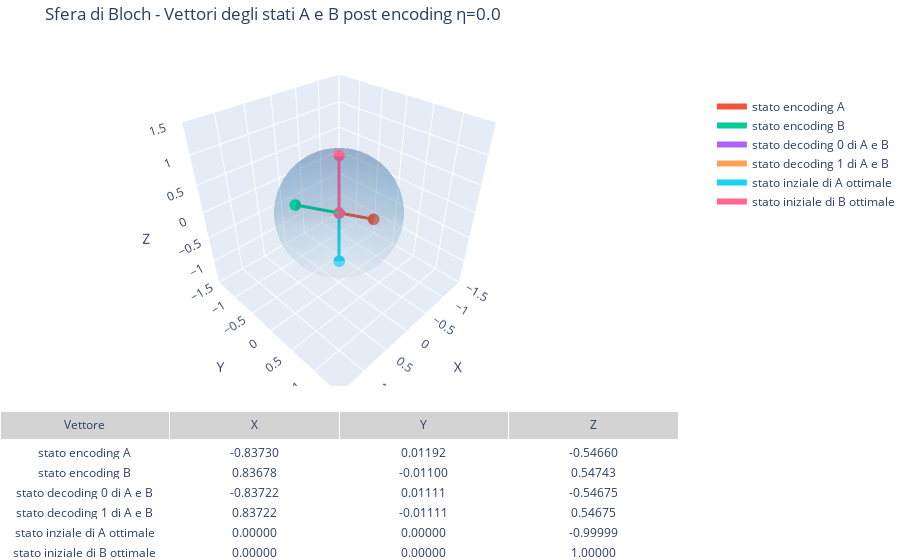
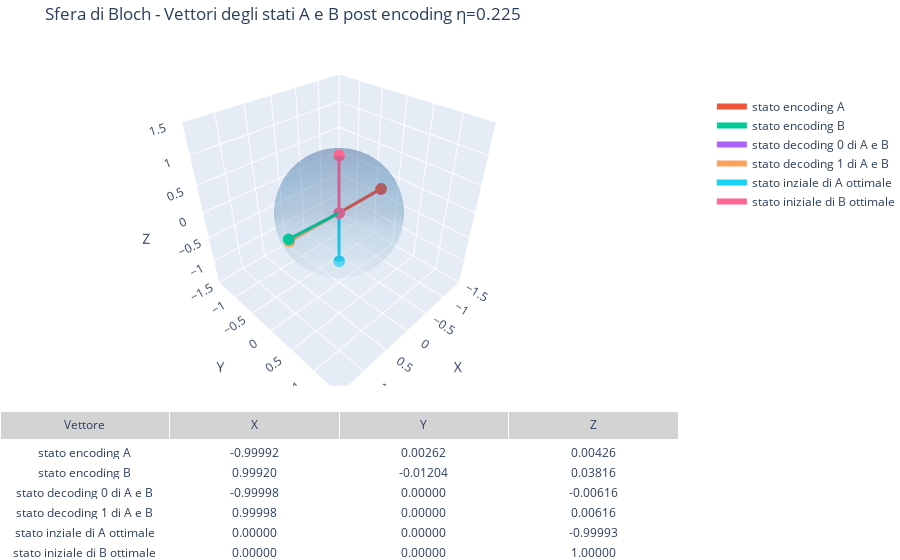
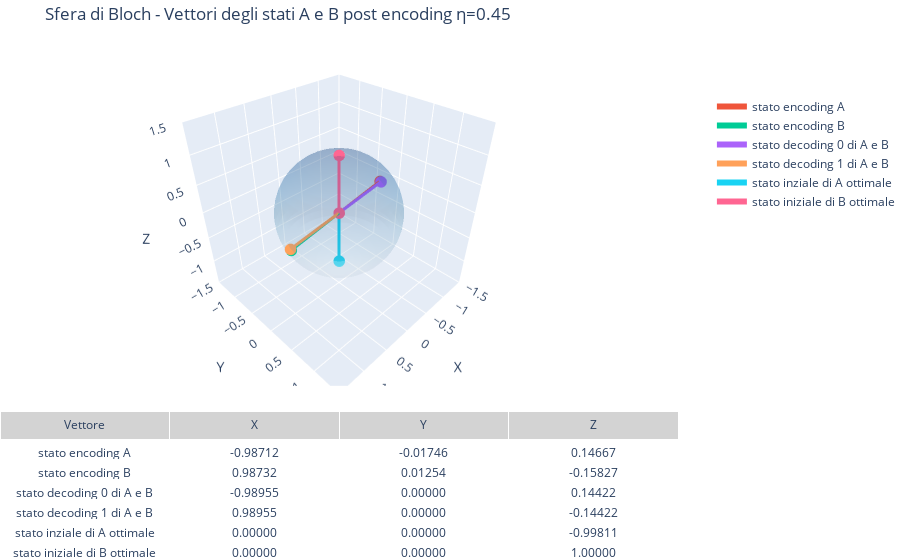
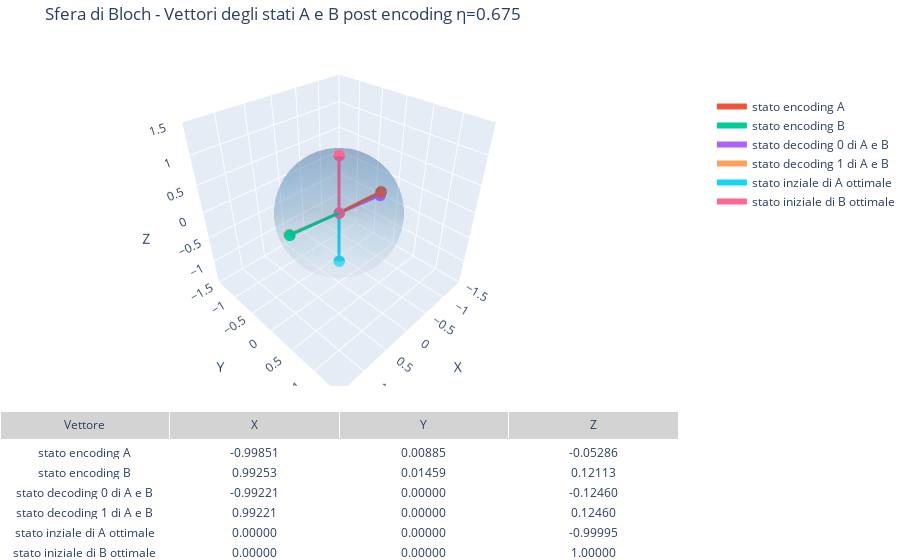

Write notebook code for charts like these, in order.
### Markdown cell above
### Plot su sfera di Bloch

### Code cell
for elem in all_simulation:
    result, cost_history, n = elem
    qc_visualize = QuantumCircuit(3)
    qc_visualize.ry(thetas[0], 2)
    qc_visualize.cx(2,0)
    qc_visualize1 = QuantumCircuit(3)
    qc_visualize1.ry(thetas[0], 2)
    qc_visualize1.cx(2,0)
    bound_in_a = qc_visualize.assign_parameters({thetas[0]: (result.x[0])})
    bound_in_b = qc_visualize1.assign_parameters({thetas[0]: (result.x[4])})
    state_in_a = partial_trace(DensityMatrix.from_label("000").evolve(bound_in_a),[1,2])
    state_in_b = partial_trace(DensityMatrix.from_label("000").evolve(bound_in_b),[1,2])
    # display(state_in_a.draw("latex"))
    # display(state_in_b.draw("latex"))
    qc_visualize.rx(thetas[1], 0)
    qc_visualize.ry(thetas[2], 0)
    qc_visualize.rz(thetas[3], 0)
    
    qc_visualize1.ry(thetas[1], 0)
    qc_visualize1.rz(thetas[2], 0)
    
    #qc_visualize.append(amplitude_damping_gate_qi(n),[0,1])
    # qc_visualize1.append(amplitude_damping_gate_qi(-n),[0,1])

    bound_a = qc_visualize.assign_parameters({thetas[0]: result.x[0],
                                              thetas[1]:result.x[1],
                                               thetas[2]:result.x[2],thetas[3]:result.x[3]})
    bound_b = qc_visualize.assign_parameters({thetas[0]: result.x[4],
                                               thetas[1]:result.x[5],
                                               thetas[2]:result.x[6], thetas[3]:result.x[7]})

    bound_c = qc_visualize1.assign_parameters({thetas[0]: noise_to_theta(0), thetas[1]:-result.x[9],thetas[2]:-result.x[8]})
    bound_d = qc_visualize1.assign_parameters({thetas[0]: noise_to_theta(1), thetas[1]:-result.x[9],thetas[2]:-result.x[8]})


    state_a = partial_trace(DensityMatrix.from_label("000").evolve(bound_a),[1,2])
    state_b = partial_trace(DensityMatrix.from_label("000").evolve(bound_b),[1,2])
    state_c = partial_trace(DensityMatrix.from_label("000").evolve(bound_c),[1,2])
    state_d = partial_trace(DensityMatrix.from_label("000").evolve(bound_d),[1,2])


    # display(state_a.draw("text"))
    # display(state_c.draw("text"))
    # display(state_d.draw("text"))

    from qiskit.visualization.bloch import Bloch
    import numpy as np

    from qiskit.visualization import *
    import plotly.graph_objects as go
    from plotly.subplots import make_subplots

    # Ottieni il Bloch vector (x, y, z)
    bloch_vect_enc_in_a = [state_in_a._expectation_value_pauli(Pauli(p)) for p in ['X', 'Y', 'Z']]
    bloch_vect_enc_in_b = [state_in_b._expectation_value_pauli(Pauli(p)) for p in ['X', 'Y', 'Z']]

    bloch_vect_enc_a = [state_a._expectation_value_pauli(Pauli(p)) for p in ['X', 'Y', 'Z']]
    bloch_vect_enc_b = [state_b._expectation_value_pauli(Pauli(p)) for p in ['X', 'Y', 'Z']]
    bloch_vect_enc_c = [state_c._expectation_value_pauli(Pauli(p)) for p in ['X', 'Y', 'Z']]
    bloch_vect_enc_d = [state_d._expectation_value_pauli(Pauli(p)) for p in ['X', 'Y', 'Z']]


    b = Bloch(figsize=[5,5],font_size=10)
    b.add_vectors([bloch_vect_enc_a, bloch_vect_enc_b, bloch_vect_enc_c,bloch_vect_enc_d,bloch_vect_enc_in_a,bloch_vect_enc_in_b])  # aggiunge il vettore
    # Aggiungi annotazioni
    x,y,z = bloch_vect_enc_a
    b.add_annotation(bloch_vect_enc_a,f"$ \\rho_A $")
    b.add_annotation([1,-0.2,-0.8],f"$ \\rho_A = ({x:.3f},{y:.3f},{z:.3f}) $")
    x,y,z = bloch_vect_enc_b
    b.add_annotation(bloch_vect_enc_b,f"$ \\rho_B $")
    b.add_annotation([1,1.3,-0.29],f"$ \\rho_B =  ({x:.3f},{y:.3f},{z:.3f}) $")
    x,y,z = bloch_vect_enc_c
    #b.add_annotation(bloch_vect_enc_c,f"$ \\rho_B $")
    b.add_annotation(bloch_vect_enc_c,f"$ \\rho_C =  ({x:.3f},{y:.3f},{z:.3f}) $")
    x,y,z = bloch_vect_enc_d
    #b.add_annotation(bloch_vect_enc_c,f"$ \\rho_B $")
    b.add_annotation(bloch_vect_enc_d,f"$ \\rho_D =  ({x:.3f},{y:.3f},{z:.3f}) $")
    x,y,z = bloch_vect_enc_in_a
    #b.add_annotation(bloch_vect_enc_c,f"$ \\rho_B $")
    b.add_annotation(bloch_vect_enc_in_a,f"$ in_A =  ({x:.3f},{y:.3f},{z:.3f}) $")
    x,y,z = bloch_vect_enc_in_b
    #b.add_annotation(bloch_vect_enc_c,f"$ \\rho_B $")
    b.add_annotation(bloch_vect_enc_in_b,f"$ in_B =  ({x:.3f},{y:.3f},{z:.3f}) $")

    # Titolo personalizzato
    b.render(title = f"rappresentazione degli stati dopo encoding e decoding con η={n}")
    #display(b.fig)
    salva_plot_png(b.fig, f"bloch_qi_damping_{n}",radice,visualizzazione,_create = True, name_create = f"damping_{n}")

    def plot_multiple_bloch_vectors(bloch_vectors, name_vectors = None, title = None, noise = 0 ):
        """
        bloch_vectors: lista di tuple/liste [(x1,y1,z1), (x2,y2,z2), ...]
        """
        if name_vectors == None or len(name_vectors) != len(bloch_vectors) :
            name_vectors = [f"Vettore {i}" for i in range(len(bloch_vectors))]

                

        # Mesh della sfera
        u, v = np.mgrid[0:2*np.pi:50j, 0:np.pi:25j]
        xs = np.cos(u)*np.sin(v)#*np.sqrt(1-noise)
        ys = np.sin(u)*np.sin(v)#*np.sqrt(1-noise)
        zs = np.cos(v)#*(1-noise) + noise

        fig = make_subplots(
            rows=2, cols=1,
            specs=[[{"type": "surface"}], [{"type": "table"}]],
            row_heights=[0.7, 0.3],
            vertical_spacing=0.05,
        )

        # Sfera
        fig.add_trace(go.Surface(
            x=xs, y=ys, z=zs,
            opacity=0.2, showscale=False, colorscale='Blues'
        ), row=1, col=1)

        # Dati per tabella
        labels = []
        x_vals, y_vals, z_vals = [], [], []

        # Aggiungi ogni vettore
        for i, (x, y, z) in enumerate(bloch_vectors):
            fig.add_trace(go.Scatter3d(
                x=[0, x], y=[0, y], z=[0, z],
                mode='lines+markers',
                marker=dict(size=4),
                line=dict(width=6),
                name=name_vectors[i]
            ), row=1, col=1)

            labels.append(name_vectors[i])
            x_vals.append(f"{x:.5f}")
            y_vals.append(f"{y:.5f}")
            z_vals.append(f"{z:.5f}")

        # Tabella
        fig.add_trace(go.Table(
            header=dict(values=["Vettore", "X", "Y", "Z"],
                        fill_color='lightgrey', align='center'),
            cells=dict(values=[labels, x_vals, y_vals, z_vals],
                    fill_color='white', align='center')
        ), row=2, col=1)

        # Layout
        fig.update_layout(
            title=title,
            scene=dict(
                xaxis=dict(range=[-1.5, 1.5], title='X'),
                yaxis=dict(range=[-1.5, 1.5], title='Y'),
                zaxis=dict(range=[-1.5, 1.5], title='Z'),
                aspectmode='cube'
            ),
            legend=dict(x=1.05, y=0.9),
            margin=dict(l=0, r=0, b=0, t=40)
        )
        fig.show()
        salva_plot_plotly(fig, f"bloch_py_damping_{n}",radice,visualizzazione,_create=True,name_create=f"damping_{n}")
    salva_plot_png(qc_visualize.draw("mpl"),"circuito_visualizzazione_encoding",radice,visualizzazione)
    salva_plot_png(qc_visualize1.draw("mpl"),"circuito_visualizzazione_decoding",radice,visualizzazione)
    # Usa la funzione
    display(plot_multiple_bloch_vectors([bloch_vect_enc_a, bloch_vect_enc_b,bloch_vect_enc_c,bloch_vect_enc_d,bloch_vect_enc_in_a,bloch_vect_enc_in_b], ["stato encoding A", "stato encoding B","stato decoding 0 di A e B","stato decoding 1 di A e B","stato inziale di A ottimale","stato iniziale di B ottimale"],f"Sfera di Bloch - Vettori degli stati A e B post encoding η={n}",n))
    # display(plot_interactive_bloch(bloch_vector_b))

### Figure 1 — Plotly figure (JSON) as saved in the notebook; plotly's stock layout.template omitted (floating-point values rounded to 4 significant figures; data arrays with more than 128 entries replaced by an {"elided": "..."} marker saying what was removed)
{"data": [{"colorscale": [[0, "rgb(247,251,255)"], [0.125, "rgb(222,235,247)"], [0.25, "rgb(198,219,239)"], [0.375, "rgb(158,202,225)"], [0.5, "rgb(107,174,214)"], [0.625, "rgb(66,146,198)"], [0.75, "rgb(33,113,181)"], [0.875, "rgb(8,81,156)"], [1, "rgb(8,48,107)"]], "opacity": 0.2, "scene": "scene", "showscale": false, "type": "surface", "x": {"elided": "50x25 float values"}, "y": {"elided": "50x25 float values"}, "z": {"elided": "50x25 float values"}}, {"line": {"width": 6}, "marker": {"size": 4}, "mode": "lines+markers", "name": "stato encoding A", "scene": "scene", "type": "scatter3d", "x": [0, -0.8373], "y": [0, 0.01192], "z": [0, -0.5466]}, {"line": {"width": 6}, "marker": {"size": 4}, "mode": "lines+markers", "name": "stato encoding B", "scene": "scene", "type": "scatter3d", "x": [0, 0.8368], "y": [0, -0.011], "z": [0, 0.5474]}, {"line": {"width": 6}, "marker": {"size": 4}, "mode": "lines+markers", "name": "stato decoding 0 di A e B", "scene": "scene", "type": "scatter3d", "x": [0, -0.8372], "y": [0, 0.01111], "z": [0, -0.5468]}, {"line": {"width": 6}, "marker": {"size": 4}, "mode": "lines+markers", "name": "stato decoding 1 di A e B", "scene": "scene", "type": "scatter3d", "x": [0, 0.8372], "y": [0, -0.01111], "z": [0, 0.5468]}, {"line": {"width": 6}, "marker": {"size": 4}, "mode": "lines+markers", "name": "stato inziale di A ottimale", "scene": "scene", "type": "scatter3d", "x": [0, 0], "y": [0, 0], "z": [0, -1.0]}, {"line": {"width": 6}, "marker": {"size": 4}, "mode": "lines+markers", "name": "stato iniziale di B ottimale", "scene": "scene", "type": "scatter3d", "x": [0, 0], "y": [0, 0], "z": [0, 1]}, {"cells": {"align": "center", "fill": {"color": "white"}, "values": [["stato encoding A", "stato encoding B", "stato decoding 0 di A e B", "stato decoding 1 di A e B", "stato inziale di A ottimale", "stato iniziale di B ottimale"], ["-0.83730", "0.83678", "-0.83722", "0.83722", "0.00000", "0.00000"], ["0.01192", "-0.01100", "0.01111", "-0.01111", "0.00000", "0.00000"], ["-0.54660", "0.54743", "-0.54675", "0.54675", "-0.99999", "1.00000"]]}, "domain": {"x": [0, 1], "y": [0, 0.285]}, "header": {"align": "center", "fill": {"color": "lightgrey"}, "values": ["Vettore", "X", "Y", "Z"]}, "type": "table"}], "layout": {"legend": {"x": 1.05, "y": 0.9}, "margin": {"b": 0, "l": 0, "r": 0, "t": 40}, "scene": {"aspectmode": "cube", "domain": {"x": [0, 1], "y": [0.335, 1.0]}, "xaxis": {"range": [-1.5, 1.5], "title": {"text": "X"}}, "yaxis": {"range": [-1.5, 1.5], "title": {"text": "Y"}}, "zaxis": {"range": [-1.5, 1.5], "title": {"text": "Z"}}}, "title": {"text": "Sfera di Bloch - Vettori degli stati A e B post encoding η=0.0"}}}

### Figure 2 — Plotly figure (JSON) as saved in the notebook; plotly's stock layout.template omitted (floating-point values rounded to 4 significant figures; data arrays with more than 128 entries replaced by an {"elided": "..."} marker saying what was removed)
{"data": [{"colorscale": [[0, "rgb(247,251,255)"], [0.125, "rgb(222,235,247)"], [0.25, "rgb(198,219,239)"], [0.375, "rgb(158,202,225)"], [0.5, "rgb(107,174,214)"], [0.625, "rgb(66,146,198)"], [0.75, "rgb(33,113,181)"], [0.875, "rgb(8,81,156)"], [1, "rgb(8,48,107)"]], "opacity": 0.2, "scene": "scene", "showscale": false, "type": "surface", "x": {"elided": "50x25 float values"}, "y": {"elided": "50x25 float values"}, "z": {"elided": "50x25 float values"}}, {"line": {"width": 6}, "marker": {"size": 4}, "mode": "lines+markers", "name": "stato encoding A", "scene": "scene", "type": "scatter3d", "x": [0, -0.9999], "y": [0, 0.002624], "z": [0, 0.00426]}, {"line": {"width": 6}, "marker": {"size": 4}, "mode": "lines+markers", "name": "stato encoding B", "scene": "scene", "type": "scatter3d", "x": [0, 0.9992], "y": [0, -0.01204], "z": [0, 0.03816]}, {"line": {"width": 6}, "marker": {"size": 4}, "mode": "lines+markers", "name": "stato decoding 0 di A e B", "scene": "scene", "type": "scatter3d", "x": [0, -1.0], "y": [0, 0], "z": [0, -0.006155]}, {"line": {"width": 6}, "marker": {"size": 4}, "mode": "lines+markers", "name": "stato decoding 1 di A e B", "scene": "scene", "type": "scatter3d", "x": [0, 1.0], "y": [0, 0], "z": [0, 0.006155]}, {"line": {"width": 6}, "marker": {"size": 4}, "mode": "lines+markers", "name": "stato inziale di A ottimale", "scene": "scene", "type": "scatter3d", "x": [0, 0], "y": [0, 0], "z": [0, -0.9999]}, {"line": {"width": 6}, "marker": {"size": 4}, "mode": "lines+markers", "name": "stato iniziale di B ottimale", "scene": "scene", "type": "scatter3d", "x": [0, 0], "y": [0, 0], "z": [0, 1]}, {"cells": {"align": "center", "fill": {"color": "white"}, "values": [["stato encoding A", "stato encoding B", "stato decoding 0 di A e B", "stato decoding 1 di A e B", "stato inziale di A ottimale", "stato iniziale di B ottimale"], ["-0.99992", "0.99920", "-0.99998", "0.99998", "0.00000", "0.00000"], ["0.00262", "-0.01204", "0.00000", "0.00000", "0.00000", "0.00000"], ["0.00426", "0.03816", "-0.00616", "0.00616", "-0.99993", "1.00000"]]}, "domain": {"x": [0, 1], "y": [0, 0.285]}, "header": {"align": "center", "fill": {"color": "lightgrey"}, "values": ["Vettore", "X", "Y", "Z"]}, "type": "table"}], "layout": {"legend": {"x": 1.05, "y": 0.9}, "margin": {"b": 0, "l": 0, "r": 0, "t": 40}, "scene": {"aspectmode": "cube", "domain": {"x": [0, 1], "y": [0.335, 1.0]}, "xaxis": {"range": [-1.5, 1.5], "title": {"text": "X"}}, "yaxis": {"range": [-1.5, 1.5], "title": {"text": "Y"}}, "zaxis": {"range": [-1.5, 1.5], "title": {"text": "Z"}}}, "title": {"text": "Sfera di Bloch - Vettori degli stati A e B post encoding η=0.225"}}}

### Figure 3 — Plotly figure (JSON) as saved in the notebook; plotly's stock layout.template omitted (floating-point values rounded to 4 significant figures; data arrays with more than 128 entries replaced by an {"elided": "..."} marker saying what was removed)
{"data": [{"colorscale": [[0, "rgb(247,251,255)"], [0.125, "rgb(222,235,247)"], [0.25, "rgb(198,219,239)"], [0.375, "rgb(158,202,225)"], [0.5, "rgb(107,174,214)"], [0.625, "rgb(66,146,198)"], [0.75, "rgb(33,113,181)"], [0.875, "rgb(8,81,156)"], [1, "rgb(8,48,107)"]], "opacity": 0.2, "scene": "scene", "showscale": false, "type": "surface", "x": {"elided": "50x25 float values"}, "y": {"elided": "50x25 float values"}, "z": {"elided": "50x25 float values"}}, {"line": {"width": 6}, "marker": {"size": 4}, "mode": "lines+markers", "name": "stato encoding A", "scene": "scene", "type": "scatter3d", "x": [0, -0.9871], "y": [0, -0.01746], "z": [0, 0.1467]}, {"line": {"width": 6}, "marker": {"size": 4}, "mode": "lines+markers", "name": "stato encoding B", "scene": "scene", "type": "scatter3d", "x": [0, 0.9873], "y": [0, 0.01254], "z": [0, -0.1583]}, {"line": {"width": 6}, "marker": {"size": 4}, "mode": "lines+markers", "name": "stato decoding 0 di A e B", "scene": "scene", "type": "scatter3d", "x": [0, -0.9895], "y": [0, 0], "z": [0, 0.1442]}, {"line": {"width": 6}, "marker": {"size": 4}, "mode": "lines+markers", "name": "stato decoding 1 di A e B", "scene": "scene", "type": "scatter3d", "x": [0, 0.9895], "y": [0, 0], "z": [0, -0.1442]}, {"line": {"width": 6}, "marker": {"size": 4}, "mode": "lines+markers", "name": "stato inziale di A ottimale", "scene": "scene", "type": "scatter3d", "x": [0, 0], "y": [0, 0], "z": [0, -0.9981]}, {"line": {"width": 6}, "marker": {"size": 4}, "mode": "lines+markers", "name": "stato iniziale di B ottimale", "scene": "scene", "type": "scatter3d", "x": [0, 0], "y": [0, 0], "z": [0, 1]}, {"cells": {"align": "center", "fill": {"color": "white"}, "values": [["stato encoding A", "stato encoding B", "stato decoding 0 di A e B", "stato decoding 1 di A e B", "stato inziale di A ottimale", "stato iniziale di B ottimale"], ["-0.98712", "0.98732", "-0.98955", "0.98955", "0.00000", "0.00000"], ["-0.01746", "0.01254", "0.00000", "0.00000", "0.00000", "0.00000"], ["0.14667", "-0.15827", "0.14422", "-0.14422", "-0.99811", "1.00000"]]}, "domain": {"x": [0, 1], "y": [0, 0.285]}, "header": {"align": "center", "fill": {"color": "lightgrey"}, "values": ["Vettore", "X", "Y", "Z"]}, "type": "table"}], "layout": {"legend": {"x": 1.05, "y": 0.9}, "margin": {"b": 0, "l": 0, "r": 0, "t": 40}, "scene": {"aspectmode": "cube", "domain": {"x": [0, 1], "y": [0.335, 1.0]}, "xaxis": {"range": [-1.5, 1.5], "title": {"text": "X"}}, "yaxis": {"range": [-1.5, 1.5], "title": {"text": "Y"}}, "zaxis": {"range": [-1.5, 1.5], "title": {"text": "Z"}}}, "title": {"text": "Sfera di Bloch - Vettori degli stati A e B post encoding η=0.45"}}}

### Figure 4 — Plotly figure (JSON) as saved in the notebook; plotly's stock layout.template omitted (floating-point values rounded to 4 significant figures; data arrays with more than 128 entries replaced by an {"elided": "..."} marker saying what was removed)
{"data": [{"colorscale": [[0, "rgb(247,251,255)"], [0.125, "rgb(222,235,247)"], [0.25, "rgb(198,219,239)"], [0.375, "rgb(158,202,225)"], [0.5, "rgb(107,174,214)"], [0.625, "rgb(66,146,198)"], [0.75, "rgb(33,113,181)"], [0.875, "rgb(8,81,156)"], [1, "rgb(8,48,107)"]], "opacity": 0.2, "scene": "scene", "showscale": false, "type": "surface", "x": {"elided": "50x25 float values"}, "y": {"elided": "50x25 float values"}, "z": {"elided": "50x25 float values"}}, {"line": {"width": 6}, "marker": {"size": 4}, "mode": "lines+markers", "name": "stato encoding A", "scene": "scene", "type": "scatter3d", "x": [0, -0.9985], "y": [0, 0.00885], "z": [0, -0.05286]}, {"line": {"width": 6}, "marker": {"size": 4}, "mode": "lines+markers", "name": "stato encoding B", "scene": "scene", "type": "scatter3d", "x": [0, 0.9925], "y": [0, 0.01459], "z": [0, 0.1211]}, {"line": {"width": 6}, "marker": {"size": 4}, "mode": "lines+markers", "name": "stato decoding 0 di A e B", "scene": "scene", "type": "scatter3d", "x": [0, -0.9922], "y": [0, 0], "z": [0, -0.1246]}, {"line": {"width": 6}, "marker": {"size": 4}, "mode": "lines+markers", "name": "stato decoding 1 di A e B", "scene": "scene", "type": "scatter3d", "x": [0, 0.9922], "y": [0, 0], "z": [0, 0.1246]}, {"line": {"width": 6}, "marker": {"size": 4}, "mode": "lines+markers", "name": "stato inziale di A ottimale", "scene": "scene", "type": "scatter3d", "x": [0, 0], "y": [0, 0], "z": [0, -0.9999]}, {"line": {"width": 6}, "marker": {"size": 4}, "mode": "lines+markers", "name": "stato iniziale di B ottimale", "scene": "scene", "type": "scatter3d", "x": [0, 0], "y": [0, 0], "z": [0, 1]}, {"cells": {"align": "center", "fill": {"color": "white"}, "values": [["stato encoding A", "stato encoding B", "stato decoding 0 di A e B", "stato decoding 1 di A e B", "stato inziale di A ottimale", "stato iniziale di B ottimale"], ["-0.99851", "0.99253", "-0.99221", "0.99221", "0.00000", "0.00000"], ["0.00885", "0.01459", "0.00000", "0.00000", "0.00000", "0.00000"], ["-0.05286", "0.12113", "-0.12460", "0.12460", "-0.99995", "1.00000"]]}, "domain": {"x": [0, 1], "y": [0, 0.285]}, "header": {"align": "center", "fill": {"color": "lightgrey"}, "values": ["Vettore", "X", "Y", "Z"]}, "type": "table"}], "layout": {"legend": {"x": 1.05, "y": 0.9}, "margin": {"b": 0, "l": 0, "r": 0, "t": 40}, "scene": {"aspectmode": "cube", "domain": {"x": [0, 1], "y": [0.335, 1.0]}, "xaxis": {"range": [-1.5, 1.5], "title": {"text": "X"}}, "yaxis": {"range": [-1.5, 1.5], "title": {"text": "Y"}}, "zaxis": {"range": [-1.5, 1.5], "title": {"text": "Z"}}}, "title": {"text": "Sfera di Bloch - Vettori degli stati A e B post encoding η=0.675"}}}
